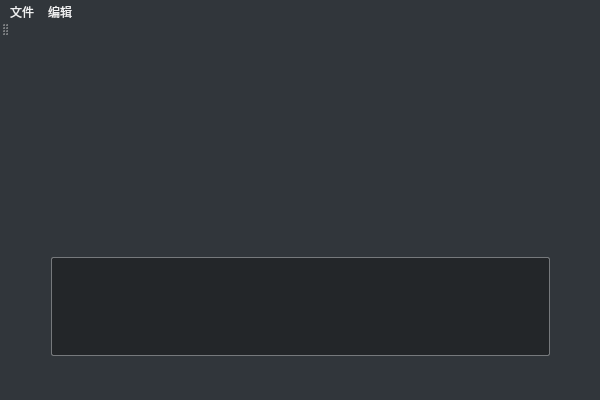
<?xml version="1.0" encoding="UTF-8"?>
<ui version="4.0">
 <class>SuikaGraphicsClass</class>
 <widget class="QMainWindow" name="SuikaGraphicsClass">
  <property name="geometry">
   <rect>
    <x>0</x>
    <y>0</y>
    <width>600</width>
    <height>400</height>
   </rect>
  </property>
  <property name="windowTitle">
   <string>SuikaGraphics</string>
  </property>
  <property name="styleSheet">
   <string notr="true">QToolTip
{
    border: 1px solid #76797C;
    background-color: rgb(90, 102, 117);;
    color: white;
    padding: 5px;
    opacity: 200;
}

QWidget
{
    color: #eff0f1;
    background-color: #31363b;
    selection-background-color:#3daee9;
    selection-color: #eff0f1;
    background-clip: border;
    border-image: none;
    outline: 0;
}

QWidget:item:hover
{
    background-color: #3daee9;
    color: #eff0f1;
}

QWidget:item:selected
{
    background-color: #3daee9;
}

QGroupBox::indicator
{
    width: 18px;
    height: 18px;
}
QGroupBox::indicator
{
    margin-left: 2px;
}
QRadioButton
{
    spacing: 5px;
    outline: none;
    color: #eff0f1;
    margin-bottom: 2px;
}

QRadioButton:disabled
{
    color: #76797C;
}
QRadioButton::indicator
{
    width: 21px;
    height: 21px;
}

QMenuBar
{
    background-color: #31363b;
    color: #eff0f1;
}

QMenuBar::item
{
    background: transparent;
}

QMenuBar::item:selected
{
    background: transparent;
    border: 1px solid #76797C;
}

QMenuBar::item:pressed
{
    border: 1px solid #76797C;
    background-color: #3daee9;
    color: #eff0f1;
    margin-bottom:-1px;
    padding-bottom:1px;
}

QMenu
{
    border: 1px solid #76797C;
    color: #eff0f1;
    margin: 2px;
}

QMenu::icon
{
    margin: 5px;
}

QMenu::item
{
    padding: 5px 30px 5px 30px;
    margin-left: 5px;
    border: 1px solid transparent; /* reserve space for selection border */
}

QMenu::item:selected
{
    color: #eff0f1;
}

QMenu::separator {
    height: 2px;
    background: lightblue;
    margin-left: 10px;
    margin-right: 5px;
}

QMenu::indicator {
    width: 18px;
    height: 18px;
}


QWidget:disabled
{
    color: #454545;
    background-color: #31363b;
}

QAbstractItemView
{
    alternate-background-color: #31363b;
    color: #eff0f1;
    border: 1px solid 3A3939;
    border-radius: 2px;
}

QWidget:focus, QMenuBar:focus
{
    border: 1px solid #3daee9;
}

QLineEdit
{
    background-color: #232629;
    padding: 5px;
    border-style: solid;
    border: 1px solid #76797C;
    border-radius: 2px;
    color: #eff0f1;
}

QGroupBox {
    border:1px solid #76797C;
    border-radius: 2px;
    margin-top: 20px;
}

QGroupBox::title {
    subcontrol-origin: margin;
    subcontrol-position: top center;
    padding-left: 10px;
    padding-right: 10px;
    padding-top: 10px;
}

QAbstractScrollArea
{
    border-radius: 2px;
    border: 1px solid #76797C;
    background-color: transparent;
}

QScrollBar:horizontal
{
    height: 15px;
    margin: 3px 15px 3px 15px;
    border: 1px transparent #2A2929;
    border-radius: 4px;
    background-color: #2A2929;
}

QScrollBar::handle:horizontal
{
    background-color: #605F5F;
    min-width: 5px;
    border-radius: 4px;
}

QScrollBar::up-arrow:horizontal, QScrollBar::down-arrow:horizontal
{
    background: none;
}


QScrollBar::add-page:horizontal, QScrollBar::sub-page:horizontal
{
    background: none;
}

QScrollBar:vertical
{
    background-color: #2A2929;
    width: 15px;
    margin: 15px 3px 15px 3px;
    border: 1px transparent #2A2929;
    border-radius: 4px;
}

QScrollBar::handle:vertical
{
    background-color: #605F5F;
    min-height: 5px;
    border-radius: 4px;
}

QScrollBar::up-arrow:vertical, QScrollBar::down-arrow:vertical
{
    background: none;
}


QScrollBar::add-page:vertical, QScrollBar::sub-page:vertical
{
    background: none;
}

QTextEdit
{
    background-color: #232629;
    color: #eff0f1;
    border: 1px solid #76797C;
}

QPlainTextEdit
{
    background-color: #232629;;
    color: #eff0f1;
    border-radius: 2px;
    border: 1px solid #76797C;
}

QHeaderView::section
{
    background-color: #76797C;
    color: #eff0f1;
    padding: 5px;
    border: 1px solid #76797C;
}


QMainWindow::separator
{
    background-color: #31363b;
    color: white;
    padding-left: 4px;
    spacing: 2px;
    border: 1px dashed #76797C;
}

QMainWindow::separator:hover
{

    background-color: #787876;
    color: white;
    padding-left: 4px;
    border: 1px solid #76797C;
    spacing: 2px;
}


QMenu::separator
{
    height: 1px;
    background-color: #76797C;
    color: white;
    padding-left: 4px;
    margin-left: 10px;
    margin-right: 5px;
}


QFrame
{
    border-radius: 2px;
    border: 1px solid #76797C;
}

QFrame[frameShape=&quot;0&quot;]
{
    border-radius: 2px;
    border: 1px transparent #76797C;
}

QStackedWidget
{
    border: 1px transparent black;
}

QToolBar {
    border: 1px transparent #393838;
    background: 1px solid #31363b;
    font-weight: bold;
}

QPushButton
{
    color: #eff0f1;
    background-color: #31363b;
    border-width: 1px;
    border-color: #76797C;
    border-style: solid;
    padding: 5px;
    border-radius: 2px;
    outline: none;
}

QPushButton:disabled
{
    background-color: #31363b;
    border-width: 1px;
    border-color: #454545;
    border-style: solid;
    padding-top: 5px;
    padding-bottom: 5px;
    padding-left: 10px;
    padding-right: 10px;
    border-radius: 2px;
    color: #454545;
}

QPushButton:focus {
    background-color: #3daee9;
    color: white;
}

QPushButton:pressed
{
    background-color: #3daee9;
    padding-top: -15px;
    padding-bottom: -17px;
}

QComboBox
{
    selection-background-color: #3daee9;
    border-style: solid;
    border: 1px solid #76797C;
    border-radius: 2px;
    padding: 5px;
    min-width: 75px;
}

QPushButton:checked{
    background-color: #76797C;
    border-color: #6A6969;
}

QComboBox:hover,QPushButton:hover,QAbstractSpinBox:hover,QLineEdit:hover,QTextEdit:hover,QPlainTextEdit:hover,QAbstractView:hover,QTreeView:hover
{
    border: 1px solid #3daee9;
    color: #eff0f1;
}

QComboBox:on
{
    padding-top: 3px;
    padding-left: 4px;
    selection-background-color: #4a4a4a;
}

QComboBox QAbstractItemView
{
    background-color: #232629;
    border-radius: 2px;
    border: 1px solid #76797C;
    selection-background-color: #3daee9;
}

QComboBox::drop-down
{
    subcontrol-origin: padding;
    subcontrol-position: top right;
    width: 15px;

    border-left-width: 0px;
    border-left-color: darkgray;
    border-left-style: solid;
    border-top-right-radius: 3px;
    border-bottom-right-radius: 3px;
}

QAbstractSpinBox {
    padding: 5px;
    border: 1px solid #76797C;
    background-color: #232629;
    color: #eff0f1;
    border-radius: 2px;
    min-width: 75px;
}

QAbstractSpinBox:up-button
{
    background-color: transparent;
    subcontrol-origin: border;
    subcontrol-position: center right;
}

QAbstractSpinBox:down-button
{
    background-color: transparent;
    subcontrol-origin: border;
    subcontrol-position: center left;
}

QLabel
{
    border: 0px solid black;
}

QTabWidget{
    border: 0px transparent black;
}

QTabWidget::pane {
    border: 1px solid #76797C;
    padding: 5px;
    margin: 1px;
}

QTabBar
{
    qproperty-drawBase: 0;
    left: 5px; /* move to the right by 5px */
    border-radius: 3px;
}

QTabBar:focus
{
    border: 0px transparent black;
}

/* TOP TABS */
QTabBar::tab:top {
    color: #eff0f1;
    border: 1px solid #76797C;
    border-bottom: 1px transparent black;
    background-color: #31363b;
    padding: 5px;
    min-width: 50px;
    border-top-left-radius: 2px;
    border-top-right-radius: 2px;
}

QTabBar::tab:top:!selected
{
    color: #eff0f1;
    background-color: #54575B;
    border: 1px solid #76797C;
    border-bottom: 1px transparent black;
}

QTabBar::tab:top:!selected:hover {
    background-color: #3daee9;
}

/* BOTTOM TABS */
QTabBar::tab:bottom {
    color: #eff0f1;
    border: 1px solid #76797C;
    border-top: 1px transparent black;
    background-color: #31363b;
    padding: 5px;
    border-bottom-left-radius: 2px;
    border-bottom-right-radius: 2px;
    min-width: 50px;
}

QTabBar::tab:bottom:!selected
{
    color: #eff0f1;
    background-color: #54575B;
    border: 1px solid #76797C;
    border-top: 1px transparent black;
    border-bottom-left-radius: 2px;
    border-bottom-right-radius: 2px;
}

QTabBar::tab:bottom:!selected:hover {
    background-color: #3daee9;
}

/* LEFT TABS */
QTabBar::tab:left {
    color: #eff0f1;
    border: 1px solid #76797C;
    border-left: 1px transparent black;
    background-color: #31363b;
    padding: 5px;
    border-top-right-radius: 2px;
    border-bottom-right-radius: 2px;
    min-height: 50px;
}

QTabBar::tab:left:!selected
{
    color: #eff0f1;
    background-color: #54575B;
    border: 1px solid #76797C;
    border-left: 1px transparent black;
    border-top-right-radius: 2px;
    border-bottom-right-radius: 2px;
}

QTabBar::tab:left:!selected:hover {
    background-color: #3daee9;
}


/* RIGHT TABS */
QTabBar::tab:right {
    color: #eff0f1;
    border: 1px solid #76797C;
    border-right: 1px transparent black;
    background-color: #31363b;
    padding: 5px;
    border-top-left-radius: 2px;
    border-bottom-left-radius: 2px;
    min-height: 50px;
}

QTabBar::tab:right:!selected
{
    color: #eff0f1;
    background-color: #54575B;
    border: 1px transparent #76797C;
    border-right: 1px transparent black;
    border-top-left-radius: 0px;
    border-bottom-left-radius: 0px;
}

QTabBar::tab:right:!selected:hover {
    background-color: #3daee9;
}

QDockWidget::close-button, QDockWidget::float-button {
    border: 1px solid transparent;
    border-radius: 2px;
    background: transparent;
}

QDockWidget::close-button:hover, QDockWidget::float-button:hover {
    background: rgba(255, 255, 255, 10);
}

QDockWidget::close-button:pressed, QDockWidget::float-button:pressed {
    padding: 1px -1px -1px 1px;
    background: rgba(255, 255, 255, 10);
}

QTreeView, QListView
{
    border: 1px solid #76797C;
    background-color: #232629;
}

QListView::item:!selected:hover, QListView::item:!selected:hover, QTreeView::item:!selected:hover  {
    background: rgba(0, 0, 0, 0);
    outline: 0;
    color: #eff0f1
}

QListView::item:selected:hover, QListView::item:selected:hover, QTreeView::item:selected:hover  {
    background: #3daee9;
    color: #eff0f1;
}

QSlider::groove:horizontal {
    border: 1px solid #565a5e;
    height: 4px;
    background: #565a5e;
    margin: 0px;
    border-radius: 2px;
}

QSlider::handle:horizontal {
    background: #232629;
    border: 1px solid #565a5e;
    width: 16px;
    height: 16px;
    margin: -8px 0;
    border-radius: 9px;
}

QSlider::groove:vertical {
    border: 1px solid #565a5e;
    width: 4px;
    background: #565a5e;
    margin: 0px;
    border-radius: 3px;
}

QSlider::handle:vertical {
    background: #232629;
    border: 1px solid #565a5e;
    width: 16px;
    height: 16px;
    margin: 0 -8px;
    border-radius: 9px;
}

QToolButton {
    background-color: transparent;
    border: 1px transparent #76797C;
    border-radius: 2px;
    margin: 3px;
    padding: 5px;
}

QToolButton[popupMode=&quot;1&quot;] { /* only for MenuButtonPopup */
 padding-right: 20px; /* make way for the popup button */
 border: 1px #76797C;
 border-radius: 5px;
}

QToolButton[popupMode=&quot;2&quot;] { /* only for InstantPopup */
 padding-right: 10px; /* make way for the popup button */
 border: 1px #76797C;
}


QToolButton:hover, QToolButton::menu-button:hover {
    background-color: transparent;
    border: 1px solid #3daee9;
    padding: 5px;
}

QToolButton:checked, QToolButton:pressed,
        QToolButton::menu-button:pressed {
    background-color: #3daee9;
    border: 1px solid #3daee9;
    padding: 5px;
}

/* the subcontrols below are used only in the MenuButtonPopup mode */
QToolButton::menu-button {
    border: 1px transparent #76797C;
    border-top-right-radius: 6px;
    border-bottom-right-radius: 6px;
    /* 16px width + 4px for border = 20px allocated above */
    width: 16px;
    outline: none;
}
QToolButton::menu-arrow:open {
    border: 1px solid #76797C;
}

QPushButton::menu-indicator  {
    subcontrol-origin: padding;
    subcontrol-position: bottom right;
    left: 8px;
}

QTableView
{
    border: 1px solid #76797C;
    gridline-color: #31363b;
    background-color: #232629;
}


QTableView, QHeaderView
{
    border-radius: 0px;
}

QTableView::item:pressed, QListView::item:pressed, QTreeView::item:pressed  {
    background: #3daee9;
    color: #eff0f1;
}

QTableView::item:selected:active, QTreeView::item:selected:active, QListView::item:selected:active  {
    background: #3daee9;
    color: #eff0f1;
}


QHeaderView
{
    background-color: #31363b;
    border: 1px transparent;
    border-radius: 0px;
    margin: 0px;
    padding: 0px;

}

QHeaderView::section  {
    background-color: #31363b;
    color: #eff0f1;
    padding: 5px;
    border: 1px solid #76797C;
    border-radius: 0px;
    text-align: center;
}

QHeaderView::section::vertical::first, QHeaderView::section::vertical::only-one
{
    border-top: 1px solid #76797C;
}

QHeaderView::section::vertical
{
    border-top: transparent;
}

QHeaderView::section::horizontal::first, QHeaderView::section::horizontal::only-one
{
    border-left: 1px solid #76797C;
}

QHeaderView::section::horizontal
{
    border-left: transparent;
}


QHeaderView::section:checked
 {
    color: white;
    background-color: #334e5e;
 }

QTableCornerButton::section {
    background-color: #31363b;
    border: 1px transparent #76797C;
    border-radius: 0px;
}

QToolBox  {
    padding: 5px;
    border: 1px transparent black;
}

QToolBox::tab {
    color: #eff0f1;
    background-color: #31363b;
    border: 1px solid #76797C;
    border-bottom: 1px transparent #31363b;
    border-top-left-radius: 5px;
    border-top-right-radius: 5px;
}

QToolBox::tab:selected { /* italicize selected tabs */
    font: italic;
    background-color: #31363b;
    border-color: #3daee9;
 }

QStatusBar::item {
    border: 1px solid #76797C;
    border-radius: 2px;
 }


QFrame[height=&quot;3&quot;], QFrame[width=&quot;3&quot;] {
    background-color: #76797C;
}


QSplitter::handle {
    border: 1px dashed #76797C;
}

QSplitter::handle:hover {
    background-color: #787876;
    border: 1px solid #76797C;
}

QSplitter::handle:horizontal {
    width: 1px;
}

QSplitter::handle:vertical {
    height: 1px;
}

QProgressBar {
    border: 1px solid #76797C;
    border-radius: 5px;
    text-align: center;
}

QProgressBar::chunk {
    background-color: #05B8CC;
}</string>
  </property>
  <widget class="QWidget" name="centralwidget">
   <property name="styleSheet">
    <string notr="true">
    background-color: ;
    color: ;
</string>
   </property>
   <widget class="QDirect3D12Widget" name="view" native="true">
    <property name="geometry">
     <rect>
      <x>50</x>
      <y>20</y>
      <width>491</width>
      <height>161</height>
     </rect>
    </property>
   </widget>
   <widget class="QWidget" name="debugview" native="true">
    <property name="geometry">
     <rect>
      <x>40</x>
      <y>210</y>
      <width>521</width>
      <height>121</height>
     </rect>
    </property>
    <layout class="QHBoxLayout" name="horizontalLayout">
     <item>
      <widget class="QTextBrowser" name="debugTxt"/>
     </item>
    </layout>
   </widget>
  </widget>
  <widget class="QMenuBar" name="menuBar">
   <property name="geometry">
    <rect>
     <x>0</x>
     <y>0</y>
     <width>600</width>
     <height>26</height>
    </rect>
   </property>
   <widget class="QMenu" name="menu">
    <property name="title">
     <string>文件</string>
    </property>
   </widget>
   <widget class="QMenu" name="menu_2">
    <property name="title">
     <string>编辑</string>
    </property>
   </widget>
   <addaction name="menu"/>
   <addaction name="menu_2"/>
  </widget>
  <widget class="QToolBar" name="mainToolBar">
   <attribute name="toolBarArea">
    <enum>TopToolBarArea</enum>
   </attribute>
   <attribute name="toolBarBreak">
    <bool>false</bool>
   </attribute>
  </widget>
  <widget class="QStatusBar" name="statusBar"/>
 </widget>
 <layoutdefault spacing="6" margin="11"/>
 <customwidgets>
  <customwidget>
   <class>QDirect3D12Widget</class>
   <extends>QWidget</extends>
   <header>QDirect3D12Widget.h</header>
   <container>1</container>
  </customwidget>
 </customwidgets>
 <resources>
  <include location="SuikaGraphics.qrc"/>
 </resources>
 <connections/>
</ui>
